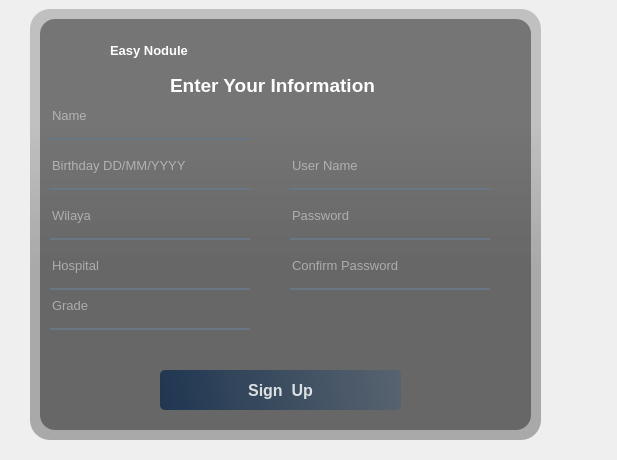
<?xml version="1.0" encoding="UTF-8"?>
<ui version="4.0">
 <class>FormSign</class>
 <widget class="QWidget" name="FormSign">
  <property name="geometry">
   <rect>
    <x>0</x>
    <y>0</y>
    <width>617</width>
    <height>460</height>
   </rect>
  </property>
  <property name="windowTitle">
   <string>Form</string>
  </property>
  <widget class="QWidget" name="widget" native="true">
   <property name="geometry">
    <rect>
     <x>0</x>
     <y>-10</y>
     <width>551</width>
     <height>451</height>
    </rect>
   </property>
   <property name="styleSheet">
    <string notr="true">QPushButton#loginBtn,#signBtn{
background-color: qlineargradient(spread:pad,x1:0,y1:0.505682,x2:1,y2:0.477,stop:0 rgba(20,47,78,219),stop:1 rgba(85,98,112,226));

color:rgba(255,255,255,210);

border-radius: 5px
}

QPushButton#loginBtn:hover{
background-color: qlineargradient(spread:pad,x1:0,y1:0.505682,x2:1,y2:0.477,stop:0 rgba(40,67,98,219),stop:1 rgba(105,118,132,226));

color:rgba(255,255,255,210);

border-radius: 5px
}
QPushButton#signBtn:hover{
background-color: qlineargradient(spread:pad,x1:0,y1:0.505682,x2:1,y2:0.477,stop:0 rgba(40,67,98,219),stop:1 rgba(105,118,132,226));

color:rgba(255,255,255,210);

border-radius: 5px
}

QPushButton#loginBtn,#signBtn:pressed{
padding-left: 5px;
padding-top: 5px;
background-color : rgba(105,118,132,200);
}


QPushButton#emailBtn:pressed{
padding-left: 5px;
padding-top: 5px;
background-color : rgba(105,118,132,200);
}
QPushButton#callBtn:pressed{
padding-left: 5px;
padding-top: 5px;
background-color : rgba(105,118,132,200);
}</string>
   </property>
   <widget class="QLabel" name="label">
    <property name="geometry">
     <rect>
      <x>30</x>
      <y>19</y>
      <width>511</width>
      <height>431</height>
     </rect>
    </property>
    <property name="styleSheet">
     <string notr="true">border-image: url(:/images/bg.jpg);
border-radius : 20px;</string>
    </property>
    <property name="text">
     <string/>
    </property>
   </widget>
   <widget class="QLabel" name="label_2">
    <property name="geometry">
     <rect>
      <x>30</x>
      <y>19</y>
      <width>511</width>
      <height>431</height>
     </rect>
    </property>
    <property name="styleSheet">
     <string notr="true">background-color: qlineargradient(spread:pad,x1:0,y1:0,x2:0,y2:0.715909,stop:0.375 rgba(0,0,0,50),stop:0.835227 rgba(0,0,0,75));
border-radius : 20px;</string>
    </property>
    <property name="text">
     <string/>
    </property>
   </widget>
   <widget class="QLabel" name="label_3">
    <property name="geometry">
     <rect>
      <x>40</x>
      <y>29</y>
      <width>491</width>
      <height>411</height>
     </rect>
    </property>
    <property name="styleSheet">
     <string notr="true">background-color: rgba(0,0,0,100);
border-radius : 15px;</string>
    </property>
    <property name="text">
     <string/>
    </property>
   </widget>
   <widget class="QLabel" name="label_4">
    <property name="geometry">
     <rect>
      <x>50</x>
      <y>30</y>
      <width>51</width>
      <height>51</height>
     </rect>
    </property>
    <property name="font">
     <font>
      <pointsize>20</pointsize>
      <weight>75</weight>
      <bold>true</bold>
     </font>
    </property>
    <property name="styleSheet">
     <string notr="true">color: rgba(255,255,255,210);</string>
    </property>
    <property name="text">
     <string/>
    </property>
    <property name="pixmap">
     <pixmap resource="res.qrc">::/ressources/logo.png</pixmap>
    </property>
    <property name="scaledContents">
     <bool>true</bool>
    </property>
   </widget>
   <widget class="QLineEdit" name="usernameEdit">
    <property name="geometry">
     <rect>
      <x>290</x>
      <y>160</y>
      <width>200</width>
      <height>40</height>
     </rect>
    </property>
    <property name="font">
     <font>
      <pointsize>10</pointsize>
     </font>
    </property>
    <property name="styleSheet">
     <string notr="true">background: rgba(0,0,0,0);
border:0;
border-bottom:2px solid rgba(105,118,132,255);
color:rgba(255,255,255,230);
padding-bottom:7px</string>
    </property>
    <property name="placeholderText">
     <string>User Name</string>
    </property>
   </widget>
   <widget class="QLineEdit" name="passwordEdit">
    <property name="geometry">
     <rect>
      <x>290</x>
      <y>210</y>
      <width>200</width>
      <height>40</height>
     </rect>
    </property>
    <property name="font">
     <font>
      <family>MS Shell Dlg 2</family>
      <pointsize>10</pointsize>
     </font>
    </property>
    <property name="styleSheet">
     <string notr="true">background: rgba(0,0,0,0);
border:0;
border-bottom:2px solid rgba(105,118,132,255);
color:rgba(255,255,255,230);
padding-bottom:7px</string>
    </property>
    <property name="echoMode">
     <enum>QLineEdit::Password</enum>
    </property>
    <property name="placeholderText">
     <string>Password</string>
    </property>
   </widget>
   <widget class="QPushButton" name="signBtn">
    <property name="geometry">
     <rect>
      <x>160</x>
      <y>380</y>
      <width>241</width>
      <height>40</height>
     </rect>
    </property>
    <property name="font">
     <font>
      <pointsize>12</pointsize>
      <weight>75</weight>
      <bold>true</bold>
     </font>
    </property>
    <property name="text">
     <string>Sign  Up</string>
    </property>
   </widget>
   <widget class="QLabel" name="label_5">
    <property name="geometry">
     <rect>
      <x>110</x>
      <y>50</y>
      <width>101</width>
      <height>21</height>
     </rect>
    </property>
    <property name="font">
     <font>
      <pointsize>10</pointsize>
      <weight>75</weight>
      <bold>true</bold>
     </font>
    </property>
    <property name="styleSheet">
     <string notr="true">color: rgb(255, 255, 255);</string>
    </property>
    <property name="text">
     <string>Easy Nodule</string>
    </property>
   </widget>
   <widget class="QLineEdit" name="gradeEdit">
    <property name="geometry">
     <rect>
      <x>50</x>
      <y>300</y>
      <width>200</width>
      <height>40</height>
     </rect>
    </property>
    <property name="font">
     <font>
      <pointsize>10</pointsize>
     </font>
    </property>
    <property name="styleSheet">
     <string notr="true">background: rgba(0,0,0,0);
border:0;
border-bottom:2px solid rgba(105,118,132,255);
color:rgba(255,255,255,230);
padding-bottom:7px</string>
    </property>
    <property name="placeholderText">
     <string>Grade</string>
    </property>
   </widget>
   <widget class="QLineEdit" name="hospitalEdit">
    <property name="geometry">
     <rect>
      <x>50</x>
      <y>260</y>
      <width>200</width>
      <height>40</height>
     </rect>
    </property>
    <property name="font">
     <font>
      <pointsize>10</pointsize>
     </font>
    </property>
    <property name="styleSheet">
     <string notr="true">background: rgba(0,0,0,0);
border:0;
border-bottom:2px solid rgba(105,118,132,255);
color:rgba(255,255,255,230);
padding-bottom:7px</string>
    </property>
    <property name="placeholderText">
     <string>Hospital</string>
    </property>
   </widget>
   <widget class="QLineEdit" name="wilayaEdit">
    <property name="geometry">
     <rect>
      <x>50</x>
      <y>210</y>
      <width>200</width>
      <height>40</height>
     </rect>
    </property>
    <property name="font">
     <font>
      <pointsize>10</pointsize>
     </font>
    </property>
    <property name="styleSheet">
     <string notr="true">background: rgba(0,0,0,0);
border:0;
border-bottom:2px solid rgba(105,118,132,255);
color:rgba(255,255,255,230);
padding-bottom:7px</string>
    </property>
    <property name="text">
     <string/>
    </property>
    <property name="placeholderText">
     <string>Wilaya</string>
    </property>
   </widget>
   <widget class="QLineEdit" name="nameEdit">
    <property name="geometry">
     <rect>
      <x>50</x>
      <y>110</y>
      <width>200</width>
      <height>40</height>
     </rect>
    </property>
    <property name="font">
     <font>
      <pointsize>10</pointsize>
     </font>
    </property>
    <property name="styleSheet">
     <string notr="true">background: rgba(0,0,0,0);
border:0;
border-bottom:2px solid rgba(105,118,132,255);
color:rgba(255,255,255,230);
padding-bottom:7px</string>
    </property>
    <property name="text">
     <string/>
    </property>
    <property name="placeholderText">
     <string>Name</string>
    </property>
   </widget>
   <widget class="QLineEdit" name="nameEdit_2">
    <property name="geometry">
     <rect>
      <x>50</x>
      <y>160</y>
      <width>200</width>
      <height>40</height>
     </rect>
    </property>
    <property name="font">
     <font>
      <pointsize>10</pointsize>
     </font>
    </property>
    <property name="styleSheet">
     <string notr="true">background: rgba(0,0,0,0);
border:0;
border-bottom:2px solid rgba(105,118,132,255);
color:rgba(255,255,255,230);
padding-bottom:7px</string>
    </property>
    <property name="text">
     <string/>
    </property>
    <property name="placeholderText">
     <string>Birthday DD/MM/YYYY</string>
    </property>
   </widget>
   <widget class="QLabel" name="label_7">
    <property name="geometry">
     <rect>
      <x>170</x>
      <y>80</y>
      <width>231</width>
      <height>31</height>
     </rect>
    </property>
    <property name="font">
     <font>
      <pointsize>14</pointsize>
      <weight>75</weight>
      <bold>true</bold>
     </font>
    </property>
    <property name="styleSheet">
     <string notr="true">color: rgb(255, 255, 255);</string>
    </property>
    <property name="text">
     <string>Enter Your Information</string>
    </property>
   </widget>
   <widget class="QLineEdit" name="passwordEdit_2">
    <property name="geometry">
     <rect>
      <x>290</x>
      <y>260</y>
      <width>200</width>
      <height>40</height>
     </rect>
    </property>
    <property name="font">
     <font>
      <family>MS Shell Dlg 2</family>
      <pointsize>10</pointsize>
     </font>
    </property>
    <property name="styleSheet">
     <string notr="true">background: rgba(0,0,0,0);
border:0;
border-bottom:2px solid rgba(105,118,132,255);
color:rgba(255,255,255,230);
padding-bottom:7px</string>
    </property>
    <property name="echoMode">
     <enum>QLineEdit::Password</enum>
    </property>
    <property name="placeholderText">
     <string>Confirm Password</string>
    </property>
   </widget>
  </widget>
 </widget>
 <resources>
  <include location="res.qrc"/>
 </resources>
 <connections/>
</ui>
